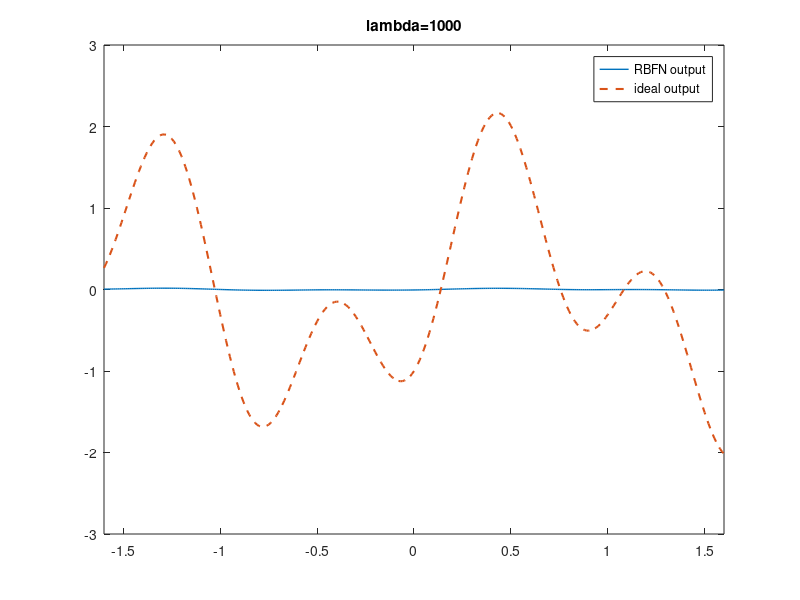

The MATLAB source for this figure:
%init
close all;clear;clc;

%parameter
x_train=-1.6:0.08:1.6;%uniform step 0.08
x_test=-1.6:0.01:1.6;%uniform step 0.01
N=length(x_train);
x=randn(1,N);%random Gaussian noise for xtain not for xtest
d=1.2*sin(pi*x_train)-cos(2.4*pi*x_train)+0.3*x;%x with noise

lambda=1000;%regulation factor
%calculate phi
phi=zeros(N,N);%initialize phi
for i=1:N
    for j=1:N
        r=x_train(i)-x_train(j);
        phi(i,j)=exp(r^2/(-0.02));
    end
end
phi=[ones(N,1),phi];
w=pinv(phi'*phi+lambda*eye(N+1))*phi'*d';%get the unique solution w
%test data
phi_test=zeros(length(x_test),N);%initialize phi_test
for i=1:length(x_test)
    for j=1:N
        r=x_test(i)-x_train(j);
        phi_test(i,j)=exp(r^2/(-0.02));
    end
end
phi_test=[ones(length(x_test),1),phi_test];
d_test=phi_test*w;
ideal_test=1.2*sin(pi*x_test)-cos(2.4*pi*x_test);
error_train=sum((d-(phi*w)').^2)/N;%mse
error_test=sum((ideal_test-d_test').^2)/length(x_test);
figure(1)
plot(x_test,d_test,'LineWidth',1);
hold on;
plot(x_test,ideal_test,'--','LineWidth',1.5);
hold on;
axis([-1.6,1.6,-3,3]);
legend('RBFN output','ideal output');
title(['lambda=',num2str(lambda)]);

